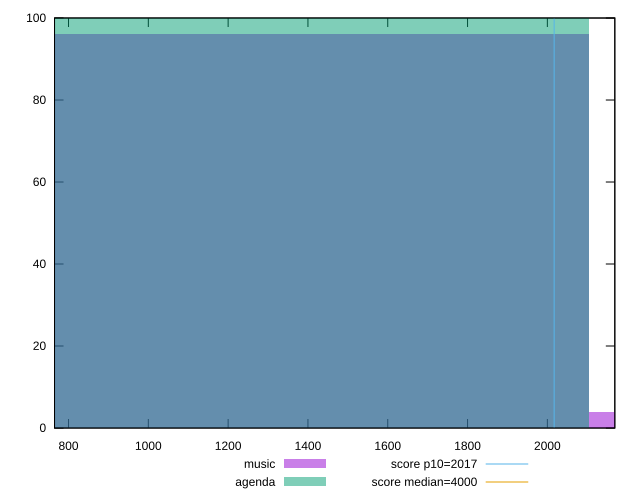

This figure's gnuplot source:
reset

$music <<EOF
2805.658354074982 4
1402.829177037491 96
EOF

$agenda <<EOF
1402.829177037491 100
EOF

set key outside below
set boxwidth 1402.829177037491
set xrange [764.9520000000005:2169.0720000000038]
set yrange [0:100]
set trange [0:100]
set style fill transparent solid 0.5 noborder

set parametric
set terminal svg size 640, 500 enhanced background rgb 'white'
set output "reports/report_00030_2021-02-24T20-42-31.540Z/mainthread-work-breakdown/comparison/histogram/0_vs_1.svg"

plot $music title "music" with boxes, \
     $agenda title "agenda" with boxes, \
     2017,t title "score p10=2017", \
     4000,t title "score median=4000"

reset
